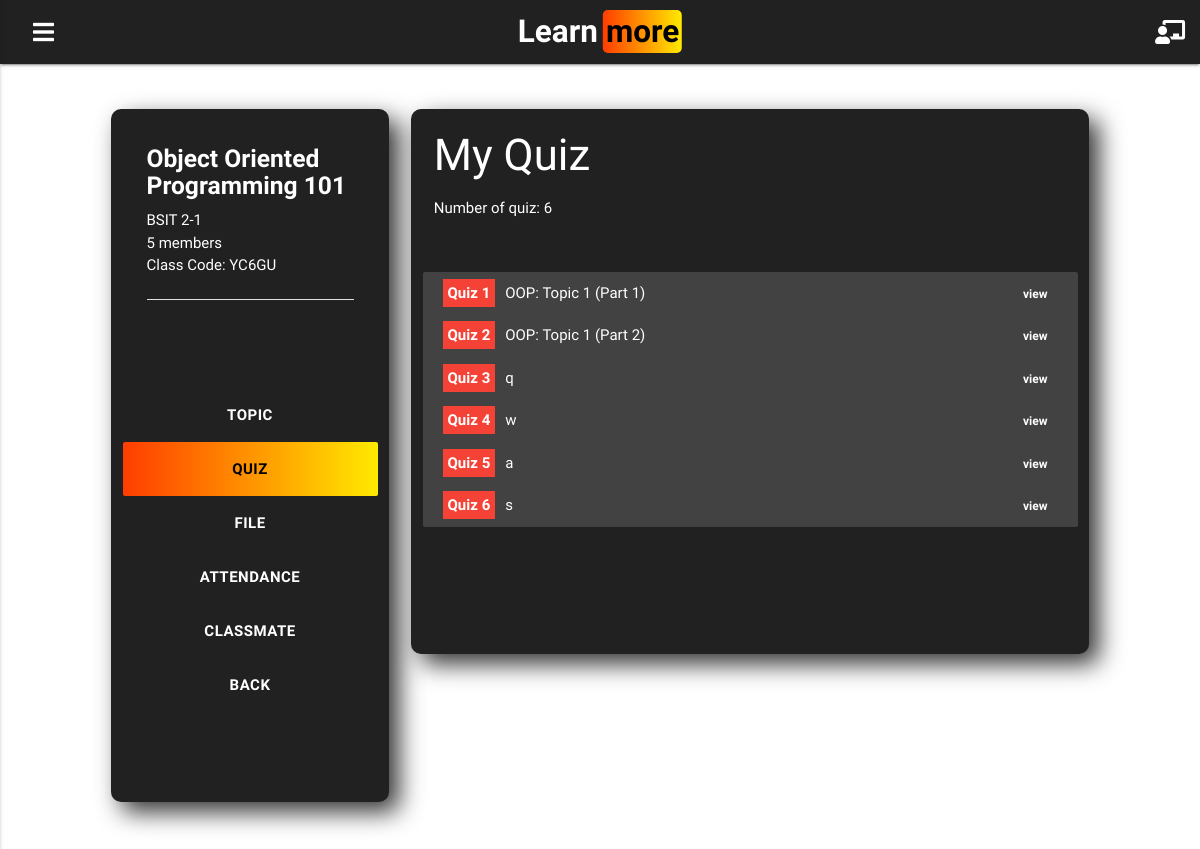
Screenshot of /LearnMore/quizStudent.php?code=YC6GU (signed in) with the database file from the repository.
### tables this page shows
CREATE TABLE `tbl_class` (
  `classID` int(11) NOT NULL,
  `teacherID` int(11) NOT NULL,
  `subjects` varchar(65) NOT NULL,
  `g_s` varchar(40) NOT NULL,
  `code` varchar(10) NOT NULL,
  `classStatus` varchar(11) NOT NULL
);

CREATE TABLE `tbl_quiz` (
  `quizID` int(11) NOT NULL,
  `quizTitle` varchar(300) NOT NULL,
  `classID` int(11) NOT NULL,
  `typeQuiz` varchar(20) NOT NULL
);

### LearnMore/quizStudent.php (the view, shortened to what this page needs)
<?php
    $page='quiz';
?>
<!DOCTYPE html>
<html lang="en">
<head>
    <link rel="stylesheet" href="style.css">
    <link rel="stylesheet" href="materialize2.0/css/materialize.css">
    <link rel="stylesheet" href="fontawesome/css/all.css">
</head>
<body class="bgbody">
    <?php include('navigation.php'); ?>
    <div class="section">
        <div class="row ">
            <?php include('sidenav.php'); ?>
            <div class="col l7 push-l1 "><br>
                <div class="card grey darken-4 bgCard1">
                    <div class="content">
                        <div class="row">
                            <div class="col l12">
                                <div class="col l12">
                                    <h3 class="white-text">My Quiz</h3>
                                    <?php
                                        $select=mysqli_query($conn,"SELECT tbl_quiz.quizID,tbl_quiz.quizTitle,tbl_quiz.typeQuiz FROM tbl_quiz INNER JOIN tbl_class ON tbl_quiz.classID=tbl_class.classID WHERE tbl_class.code='$code'");
                                        $count=mysqli_num_rows($select);
                                    ?>
                                    <p class="white-text">Number of quiz: <?php echo $count?></p>
                                </div>
                            </div>
                            <div class="col l12"><br><br>
                                <div class="collection noBorder">
                                <?php
                                    $x=0;
                                    $code=$_SESSION['code'];
                                    $student=$_SESSION['student'];
                                    $retrive=mysqli_query($conn,"SELECT tbl_quiz.quizID,tbl_quiz.quizTitle,tbl_quiz.typeQuiz FROM tbl_quiz INNER JOIN tbl_class ON tbl_quiz.classID=tbl_class.classID WHERE tbl_class.code='$code'");
                                    while($fetch=mysqli_fetch_array($retrive)):
                                    $x++;
                                ?>
                                    <a class="collection-item colHover clickQuiz" id="<?php echo $x?>"><span class="back red"><span> Quiz</span> <span class="num<?php echo $x?>" id="<?php echo $fetch['quizID']?>"><?php echo $x?></span></span><span id="<?php echo $fetch['typeQuiz']?>" class="title<?php echo $x?>"><?php echo $fetch['quizTitle']?></span><span class="right "><?php
                                            if($fetch['typeQuiz']=="Multiple Choice"){
                                                $retrive2=mysqli_query($conn,"SELECT tbl_score.average FROM tbl_account INNER JOIN tbl_score ON tbl_account.accID=tbl_score.studentID INNER JOIN tbl_quiz ON tbl_quiz.quizID=tbl_score.quizID INNER JOIN tbl_class ON tbl_class.classID=tbl_quiz.classID WHERE tbl_account.user='$student' AND tbl_score.quizID='".$fetch['quizID']."'");
                                                $row=mysqli_num_rows($retrive2);
                                                if($row==1){
                                                    echo '<span class="backBorder start'.$x.'" style="font-size:12px">view</span>';
                                                }
                                                else{
                                                    echo '<span class=" backBorder start'.$x.'" style="font-size:12px">start</span>';
                                                }
                                            }
                                            if($fetch['typeQuiz']=="True/False"){
                                                $retrive3=mysqli_query($conn,"SELECT tbl_score.average FROM tbl_account INNER JOIN tbl_score ON tbl_account.accID=tbl_score.studentID INNER JOIN tbl_quiz ON tbl_quiz.quizID=tbl_score.quizID INNER JOIN tbl_class ON tbl_class.classID=tbl_quiz.classID WHERE tbl_account.user='$student' AND tbl_score.quizID='".$fetch['quizID']."'");
                                                $row3=mysqli_num_rows($retrive3);
                                                if($row3==1){
                                                    echo '<span class="backBorder start'.$x.'" style="font-size:12px">view</span>';
                                                }
                                                else{
                                                    echo '<span class="accent-4 backBorder start'.$x.'" style="font-size:12px">start</span>';
                                                }
                                            }
                                        ?></span></a>
                                <?php
                                    endwhile;
                                ?>
                                </div><br><br>
                            </div>
                            <div class="col l12">
                                <br><br><br>
                            </div>
                        </div>
                    </div>
                </div>
            </div>
        </div>
    </div>
</body>
</html>

### LearnMore/sidenav.php (shortened to what this page needs)
<div class="col l3 push-l1"><br>
    <div class="card grey darken-4 bgCard1">
        <div class="card-content padBot">
            <div class="row">
                <div class="col l12">
                    <?php
                        include('connection.php');
                        $code=$_GET['code'];
                        if(isset($_SESSION['teacher'])){
                            $teacher=$_SESSION['teacher'];
                            $retrive=mysqli_query($conn,"SELECT tbl_class.subjects,tbl_class.g_s,tbl_class.code FROM tbl_account INNER JOIN tbl_class ON tbl_class.teacherID=tbl_account.accID WHERE tbl_account.user='$teacher' AND tbl_class.code='$code' ");
                            while($fetch=mysqli_fetch_array($retrive)):
                    ?>
                    <span class="card-title white-text"><h5><b><?php echo $fetch['subjects'];?></b></h5></span>
                    <p class="white-text"><?php echo $fetch['g_s'];?></p>
                    <p class="white-text">
                        <?php
                            $retrive2=mysqli_query($conn,"SELECT COUNT(tbl_code.codeID) as code FROM tbl_code INNER JOIN tbl_class on tbl_code.codeID=tbl_class.classID  WHERE tbl_class.code='$code'");
                            $fetch2=mysqli_fetch_array($retrive2);
                            echo $fetch2['code']; ?>
                    members</p>
                    <p class="white-text">Class Code: <?php echo $code?></p>
                    <br><div class="divider"></div>
                    <?php
                            endwhile;
                        }
                        else if(isset($_SESSION['student'])){
                            $student=$_SESSION['student'];
                            $retrive=mysqli_query($conn,"SELECT tbl_class.subjects,tbl_class.g_s,tbl_class.code FROM tbl_class INNER JOIN tbl_code ON tbl_code.codeID=tbl_class.classID INNER JOIN tbl_account ON tbl_account.accID=tbl_code.studentID WHERE tbl_account.user='$student' AND tbl_class.code='$code'");
                            while($fetch=mysqli_fetch_array($retrive)):
                    ?>
                    <span class="card-title white-text"><h5><b><?php echo $fetch['subjects'];?></b></h5></span>
                    <p class="white-text"><?php echo $fetch['g_s'];?></p>
                    <p class="white-text">
                        <?php
                            $retrive2=mysqli_query($conn,"SELECT COUNT(tbl_code.codeID) as code FROM tbl_code INNER JOIN tbl_class on tbl_code.codeID=tbl_class.classID  WHERE tbl_class.code='$code'");
                            $fetch2=mysqli_fetch_array($retrive2);
                            echo $fetch2['code']; ?>
                    members</p>
                    <p class="white-text">Class Code: <?php echo $code?></p>
                    <br><div class="divider"></div>
                    <?php
                            endwhile;
                        }
                    ?>
                </div>
            </div>
        </div>
        <?php
            if(isset($_SESSION['student'])){
        ?>
        <div class="content">
            <div class="row">
                <div class="col l12"><br><br><br>
                    <ul>
                        <li><a href="subjectStudent.php?code=<?php echo $_GET['code']?>" class="<?php if($page=='topic'){echo 'btnHoverActive';} ?> btn-large btnHover col l12 ">TOPIC</a></li>
                        <li><a href="quizStudent.php?code=<?php echo $_SESSION['code']?>" class="<?php if($page=='quiz'){echo 'btnHoverActive';} ?> btn-large btnHover col l12 ">QUIZ</a></li>
                        <li><a href="fileStudent.php?code=<?php echo $_SESSION['code']?>" class="<?php if($page=='file'){echo 'btnHoverActive';} ?> btn-large btnHover col l12 ">FILE</a></li>
                        <li><a href="attendanceStudent.php?code=<?php echo $_SESSION['code']?>" class="<?php if($page=='attend'){echo 'btnHoverActive';} ?> btn-large btnHover col l12 ">ATTENDANCE</a></li>
                        <li><a href="myClassmate.php?code=<?php echo $_SESSION['code']?>" class="<?php if($page=='classmate'){echo 'btnHoverActive';} ?> btn-large btnHover col l12 ">CLASSMATE</a></li>
                        <li><a href="classStudent.php" class=" btn-large btnHover col l12 ">BACK</a></li>
                    </ul>
                    <div class="col l12">
                        <br><br><br><br>
                    </div>
                </div>
            </div>
        </div>
        <?php
            }
        ?>
    </div>
</div>

### LearnMore/style.css (style rules this page uses)
* { margin: 0; padding: 0; }
body { background: #212121; }
.card.bgCard1 { border-radius: 10px; box-shadow: 10px 10px 25px rgba(0, 0, 0, 0.8); }
.btn-large.btnHover, .btn-large.btnHover:active, .btn-large.btnHover:focus { background-color: transparent; color: white; font-weight: bold }
.btn-large.btnHoverActive { color: black; font-weight: bold; background: linear-gradient(to right, #ff3d00, #ffea00); }
.card .card-content.padBot { padding-bottom: 0; }
.collection.noBorder { border: 0px; }
.collection .collection-item.colHover { color: white; background-color: #424242; border: 0px; cursor: pointer; }
.back { font-weight: bold; padding: 5px; margin-right: 10px; }
.backBorder { font-weight: bold; padding: 5px; margin-right: 5px; border-radius: 10px 100% 100% 10px; }
.bgbody { background: url('basketball.png'); background-repeat: no-repeat; background-size: cover }

### rows the page displays
tbl_class: subjects "Object Oriented Programming 101", g_s "BSIT 2-1", code "5"
tbl_quiz: quizTitle "OOP: Topic 1 (Part 1)"
tbl_quiz: quizTitle "OOP: Topic 1 (Part 2)"
tbl_quiz: quizTitle "q"
tbl_quiz: quizTitle "w"
tbl_quiz: quizTitle "a"
tbl_quiz: quizTitle "s"

### other values shown
$count "6"
